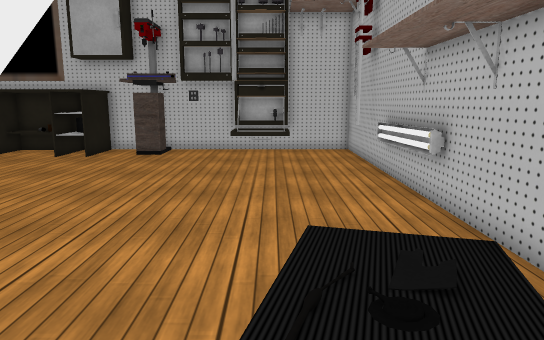
View 1 (above)

15 first-person views from a walk through a 3-D level made in the Unity game engine. The camera is 1.3 m above the floor, tilts 10° down and sees 70° across. The floor is counted in squares, 0.5 m on a side. Each view is taken from the middle of a square. On the plan, view 1 faces up. The plan holds only what a view shows up to about 20 squares ahead; the rest is blank. Some surface patterns are stand-ins.

View 2
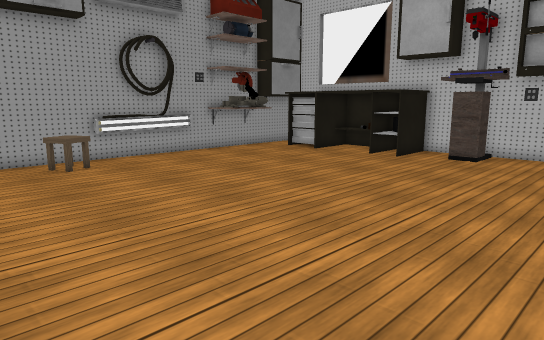

View 3
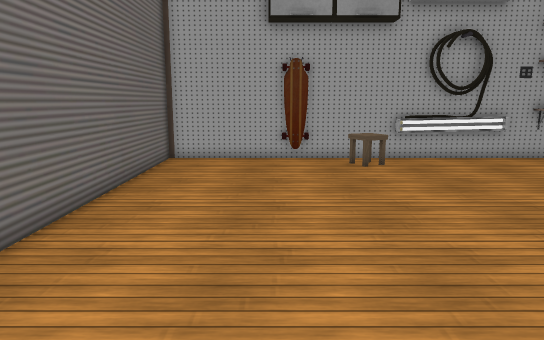

View 4
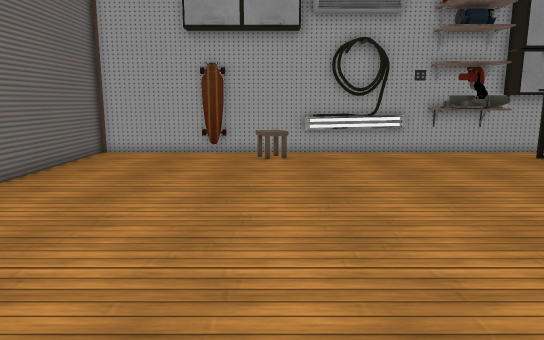

View 5
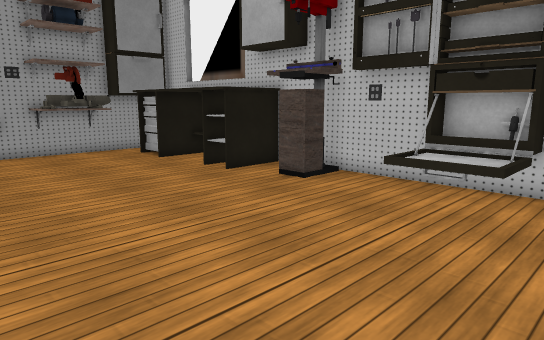

View 6
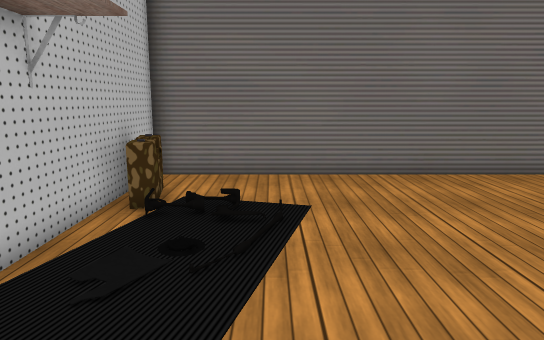

View 7
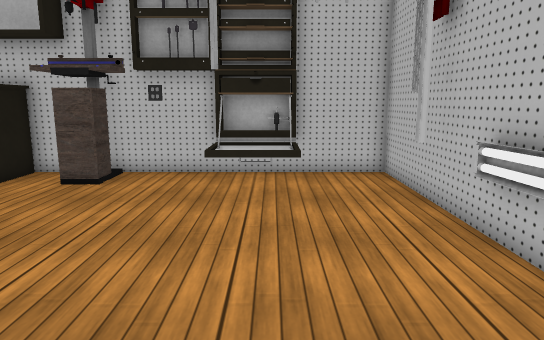

View 8
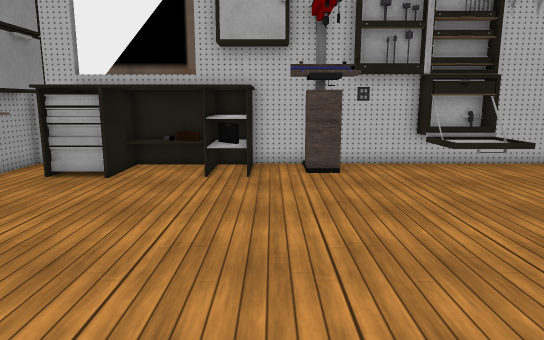

View 9
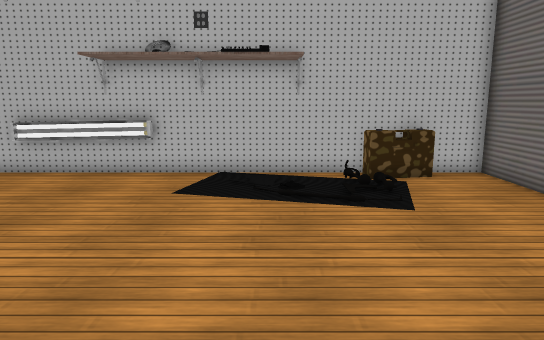

View 10
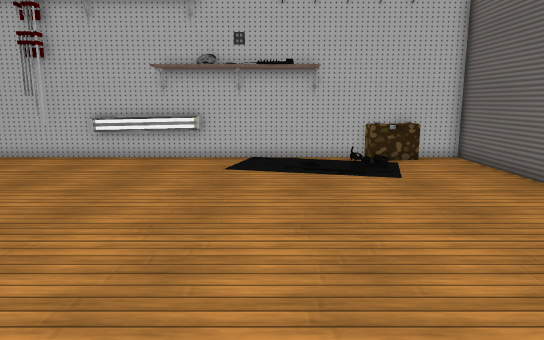

View 11
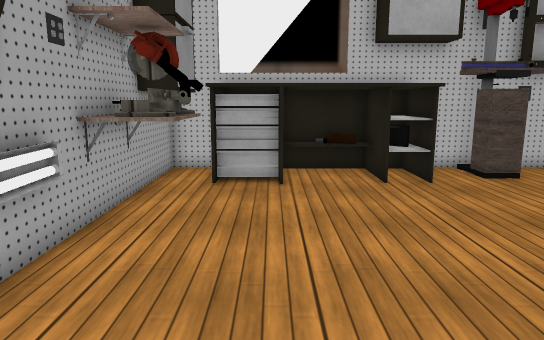

View 12
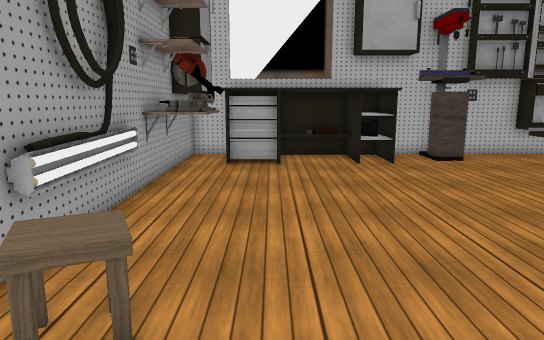

View 13
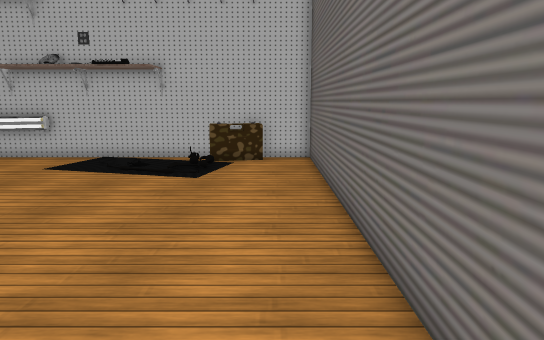

View 14
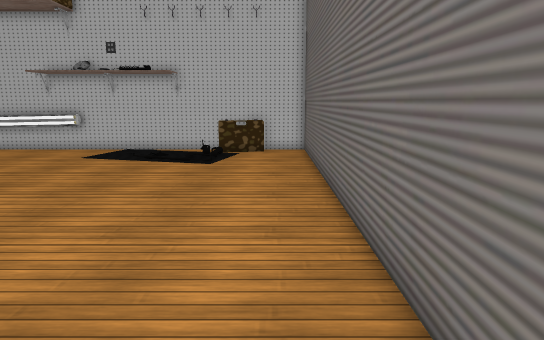

View 15
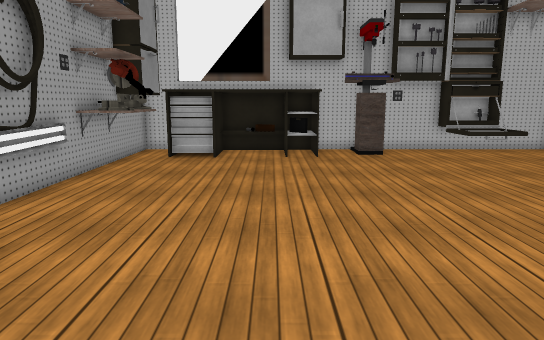

### Floor plan
Key: @ floor where view 1 was taken; # wall or solid block; . floor; = window, fence, low wall or low ledge; L locker; T table; C carpet; S stool; H shelf.
Columns run from 18 left of view 1 to 4 right of it. Each row starts with its distance up from view 1.
 21 ##TTTTTTTT## ###LLLL###
 20 ##TTTTTTTT.###..LLLL..#
 19 ##TTTTTTTT.###..LLLL..#
 18 ##TTTTTTTT......LLLL..#
 17 ##H...................#
 16 ###...................#
 15 ##H...................#
 14 ##H...................#
 13 #.....................#
 12 #.....................#
 11 ##....................#
 10 ##....................#
  9 #.....................#
  8 #.....................#
  7 #.S...................#
  6 #SS...................#
  5 #.S...................#
  4 #.................. ..#
  3 #..................  C#
  2 #.................. CC#
  1 #...................CC#
  0 #.................@..=#
 -1 #.....................#
 -2 #.....................#
 -3 #######################

Where each view was taken, in squares from view 1:
view 1: 0 up, 0 right, facing up
view 2: 1 up, 0 right, facing up-left
view 3: 2 up, 0 right, facing left
view 4: 6 up, 2 right, facing left
view 5: 9 up, 3 right, facing up-left
view 6: 11 up, 0 right, facing down
view 7: 7 up, 0 right, facing up
view 8: 5 up, 8 left, facing up
view 9: 5 up, 10 left, facing right
view 10: 6 up, 14 left, facing right
view 11: 6 up, 14 left, facing up
view 12: 2 up, 14 left, facing up
view 13: 1 down, 14 left, facing right
view 14: 1 down, 17 left, facing right
view 15: 0 up, 11 left, facing up
